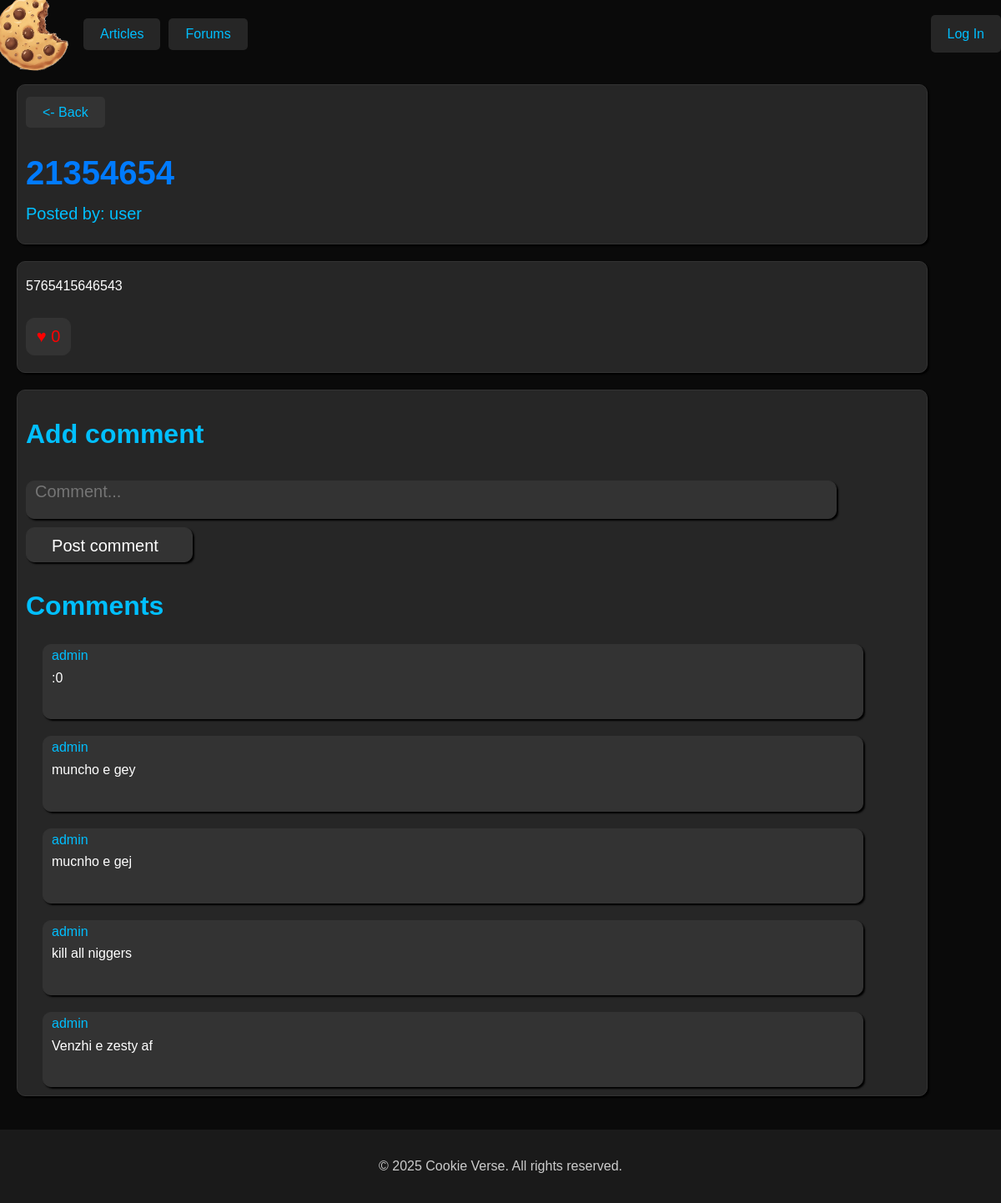
Page /viewpost/1 on the earlier database version.
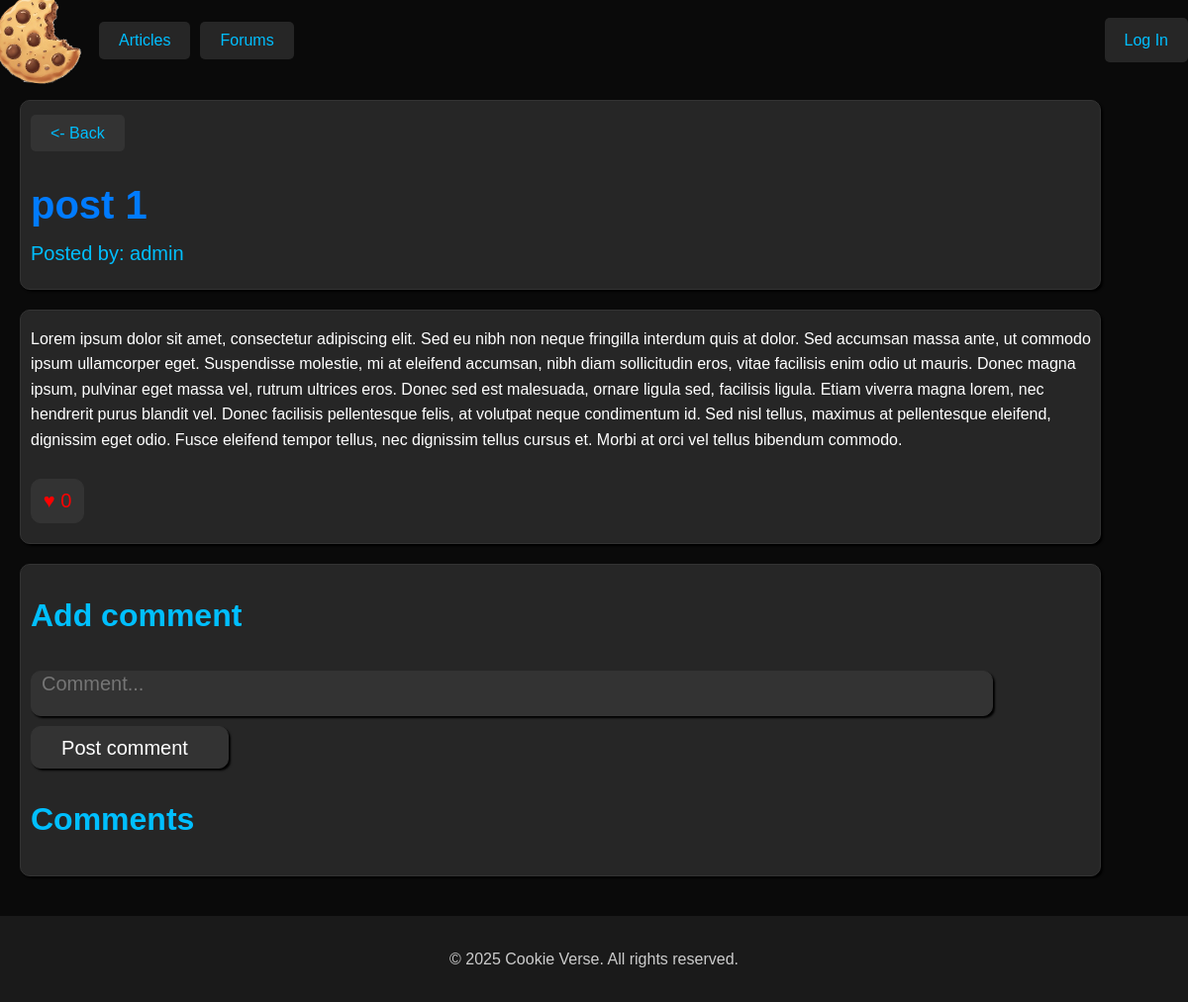
Same page on the later database version.
### CookieTracker/models.py (models this page shows)
class Post(models.Model):
    poster = models.ForeignKey(settings.AUTH_USER_MODEL, on_delete=models.CASCADE, related_name='posts')
    title = models.CharField(max_length=128)
    text = models.CharField(max_length=3000000)
    forum = models.ForeignKey(Forum, on_delete=models.CASCADE)
    likes = models.IntegerField(default=0)

class Comment(models.Model):
    post = models.ForeignKey(Post, on_delete=models.CASCADE)
    poster = models.ForeignKey(settings.AUTH_USER_MODEL, on_delete=models.CASCADE, related_name='comments')
    text = models.CharField(max_length=300000)

### CookieTracker/view/forum.py (the view)
# urls.py: path('viewpost/<int:post_id>', forum.viewpost, name='viewpost'),
def viewpost(request, post_id):
    if request.method == 'POST':
        comment_text = request.POST.get('comment')
        comment = Comment.objects.create(
                                        text=comment_text,poster=request.user,post=Post.objects.get(id=post_id))
    try:
        post = Post.objects.get(id=post_id)
        context = {
            'post': post,
            'comments': Comment.objects.filter(post_id = post.id),
        }
        return render(request, 'viewpost.html', context)
    except Exception as e:
        return render(request, 'viewpost.html', {'error': str(e)})

### CookieTracker/templates/viewpost.html (shortened to what this page needs)
{% extends 'base.html' %}
{% block content %}
<div class="post-title">
    <a href="{% url 'forum' %}" class="btn"><- Back</a>
    <h1>{{ post.title }}</h1>
    <a>Posted by: {{ post.poster }}</a>
</div>
<div class="post-text">
    <p>{{ post.text }}</p>
    <button><a href="/likepost/{{ post.id }}">♥ {{ post.likes }}</a></button>
</div>
<div class="comments">
    <div class="add-comment">
        <h2>Add comment</h2>
        <form action="" method="post">
            <div class="input-box">
                <input type="text" placeholder="Comment..." name="comment" required>
            </div>
            <input type="submit" value="Post comment" class="btn">
        </form>
    </div>
    <h2>Comments</h2>
    {% for c in comments%}
    <div class="comment">
        <a>{{ c.poster }}</a>
        <p>{{ c.text }}</p>
    </div>
    {% endfor %}
</div>
{% endblock content %}

### CookieTracker/templates/base.html (shortened to what this page needs)
{% load static %}
<html lang="en">
<head>
    <link rel="stylesheet" href="{% static 'styles/base.css' %}">
    <link rel="stylesheet" href="{% static 'styles/styles.css' %}">
    <link rel="stylesheet" href="{% static 'styles/index.css' %}">
    <link rel="stylesheet" href="{% static 'styles/viewpost.css' %}">
</head>
<body>
    <div class="navbar">
        <div class="top-bar">
            <a href="/" class="logo-button"><img src="{% static '../static/main_logo.png' %}" alt="Forum Logo" class="logo"> </a>
            <div class="auth-buttons-left">
                <button class="btn"><a href="{% url 'articles' %}">Articles</a></button>
                <button class="btn"><a href="{% url 'forum' %}">Forums</a></button>
           </div>
               <div class="auth-buttons-right">
                {% if user.is_authenticated %}
                   <span class="username">{{ user.username }}</span>
                   <a href="{% url 'logout' %}" class="btn">Log Out</a>
                {% else %}
                   <a href="{% url 'login' %}" class="btn">Log In</a>
                {% endif %}
               </div>
           </div>
    </div>
    {% block content %}
    {% endblock content %}
    <footer>
        <p>&copy; 2025 Cookie Verse. All rights reserved.</p>
    </footer>
</body>
</html>

### CookieTracker/static/styles/base.css (style rules this page uses)
body { font-family: Arial, sans-serif; background: #1a1a1a; color: #ddd; margin: 0; padding: 20px; justify-content: center; }
.navbar { position: sticky; position: -webkit-sticky; background-color: #0a0a0a; display: flex; top: 0%; width: 100%; z-index: 100; }
.top-bar { display: flex; align-items: center; justify-content: space-between; width: 100%; flex-wrap: nowrap; box-sizing: border-box; }
.logo { width: 80px; height: auto; display: block; margin-right: 20px; }
.logo-button { display: inline-block; transition: transform 0.3s ease-in-out; }
.auth-buttons-left { display: flex; gap: 10px; }
.auth-buttons-right { display: flex; gap: 10px; margin-left: auto; }
.btn { background-color: #262626; color: #00bfff; border: none; padding: 10px 20px; font-size: 16px; cursor: pointer; border-radius: 5px; transition: background-color 0.3s ease; }
footer { text-align: center; padding: 15px; background-color: #1a1a1a; color: #cccccc; position: sticky; margin-top: 40px; }

### CookieTracker/static/styles/styles.css (style rules this page uses)
h2 { color: #00bfff; font-size: 2rem; margin-bottom: 20px; }
a { color: #00bfff; text-decoration: none; }
.post-title { transition: 0.5s; margin-left: 20px; margin-top: 20px; font-size: 20px; border: 1px solid #333; border-radius: 10px; text-align: left; width: 90%; box-shadow: 2px 2px 2px black; background-color:#262626; padding-left: 10px; color: #007BFF; padding-top: 20px; padding-bottom: 20px; }
.post-title h1 { margin-bottom: 1px; }
.post-title a { text-decoration: none; }
.post-title .btn { background-color:#333; }
.post-text { transition: 0.5s; margin-left: 20px; margin-top: 20px; border: 1px solid #333; border-radius: 10px; text-align: left; width: 90%; box-shadow: 2px 2px 2px black; background-color:#262626; padding-left: 10px; color: white; padding-bottom: 10px; }
.post-text button { margin-top: 10px; margin-bottom: 10px; width: 5%; border: 1px solid #333; border-radius: 10px; background-color: #333; color: red; padding: 10px; transition: 0.5s; }
.post-text button a { font-size: 20px; text-decoration: none; color: red; }
.add-comment input { background-color:#333; color: white; margin-left: auto; margin-right: auto; transition: 0.5s; margin-top: 10px; font-size: 20px; border: 1px solid #333; border-radius: 10px; text-align: left; width: 90%; box-shadow: 2px 2px 2px black; padding-left: 10px; padding-bottom: 20px; }
.add-comment .btn { text-align: center; padding-bottom: 7.5px; width: 200px; }
.comments { transition: 0.5s; margin-left: 20px; margin-top: 20px; border: 1px solid #333; border-radius: 10px; text-align: left; width: 90%; box-shadow: 2px 2px 2px black; background-color:#262626; padding-left: 10px; color: white; padding-bottom: 10px; }

### CookieTracker/static/styles/viewpost.css (style rules this page uses)
body { font-family: 'Arial', sans-serif; margin: 0; padding: 0; background-color: #0a0a0a; color: #ffffff; line-height: 1.6; }

Differences in the rows shown:
removed Comment: poster "admin", text ":0"
removed Comment: poster "admin", text "muncho e gey"
removed Comment: poster "admin", text "mucnho e gej"
removed Comment: poster "admin", text "kill all niggers"
removed Comment: poster "admin", text "Venzhi e zesty af"
changed Post: title "21354654" → "post 1"; poster "user" → "admin"; text "5765415646543" → "Lorem ipsum dolor sit amet, consectetur adipiscing elit. Sed eu nibh non neque fringilla interdum quis at dolor. Sed accumsan massa ante, ut commodo ipsum ullamcorper eget. Suspendisse molestie, mi at eleifend accumsan, nibh diam sollicitudin eros, vitae facilisis enim odio ut mauris. Donec magna ipsum, pulvinar eget massa vel, rutrum ultrices eros. Donec sed est malesuada, ornare ligula sed, facilisis ligula. Etiam viverra magna lorem, nec hendrerit purus blandit vel. Donec facilisis pellentesque felis, at volutpat neque condimentum id. Sed nisl tellus, maximus at pellentesque eleifend, dignissim eget odio. Fusce eleifend tempor tellus, nec dignissim tellus cursus et. Morbi at orci vel…"
